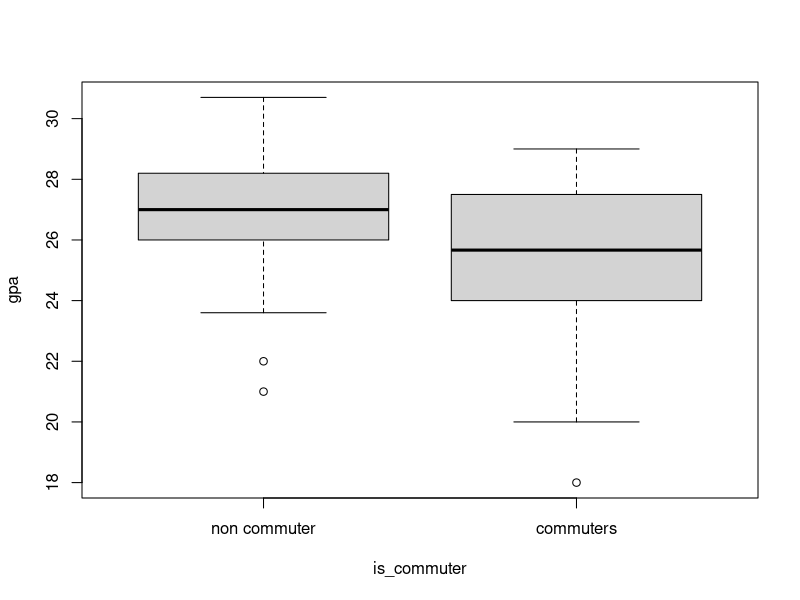
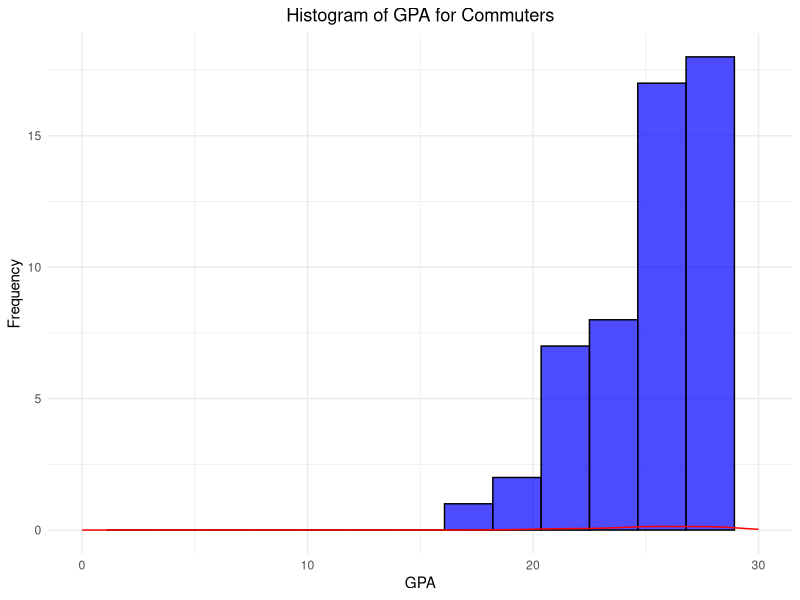
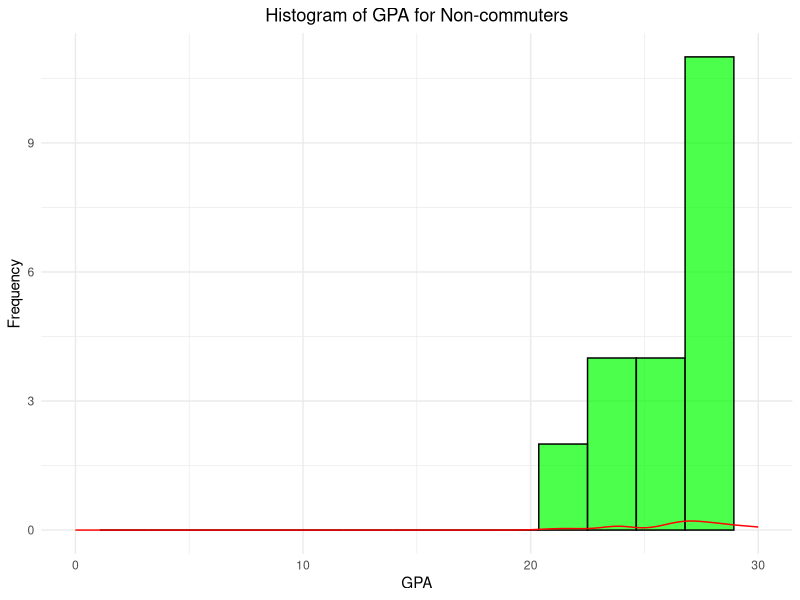
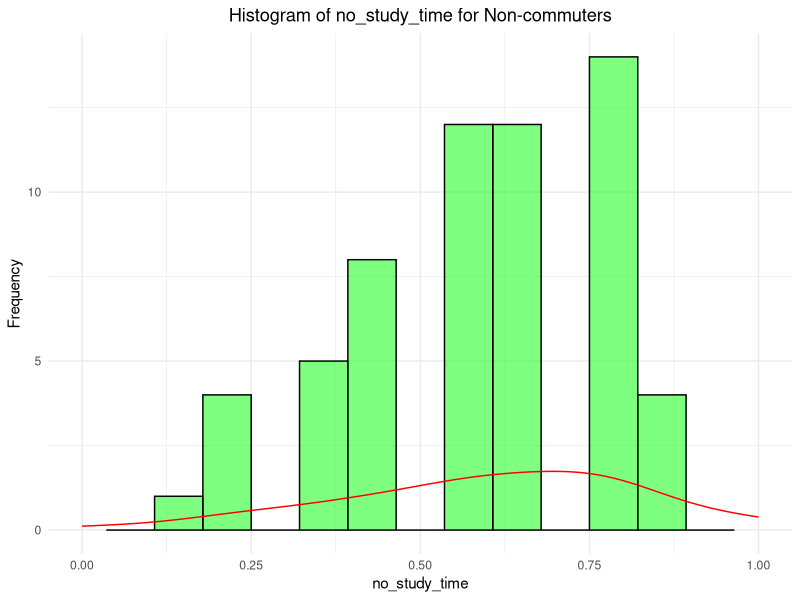
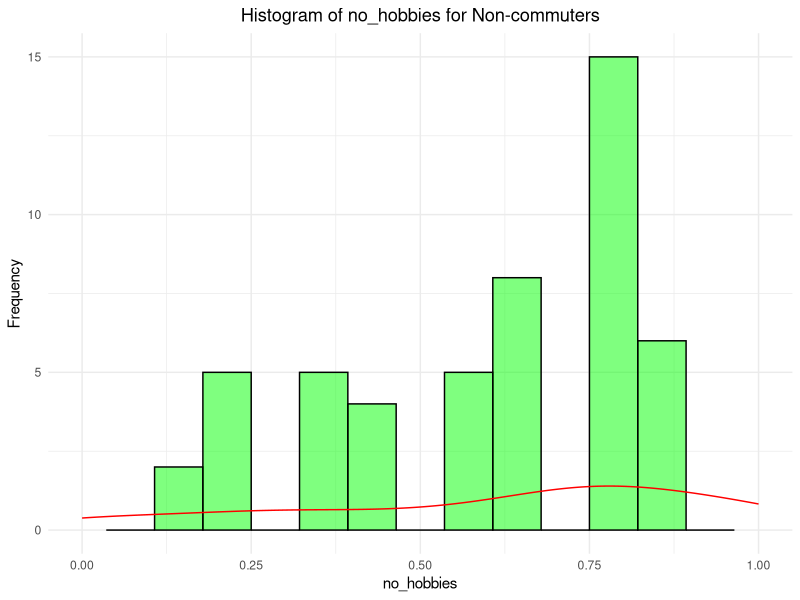
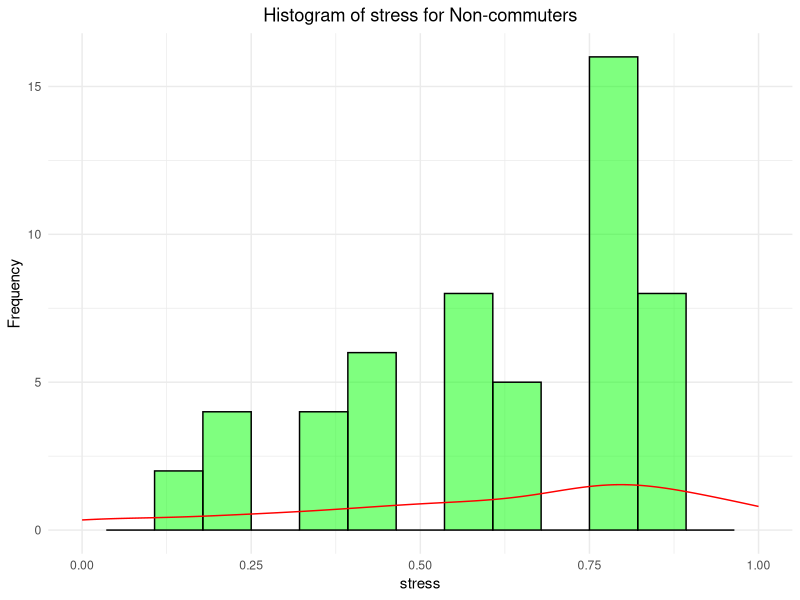
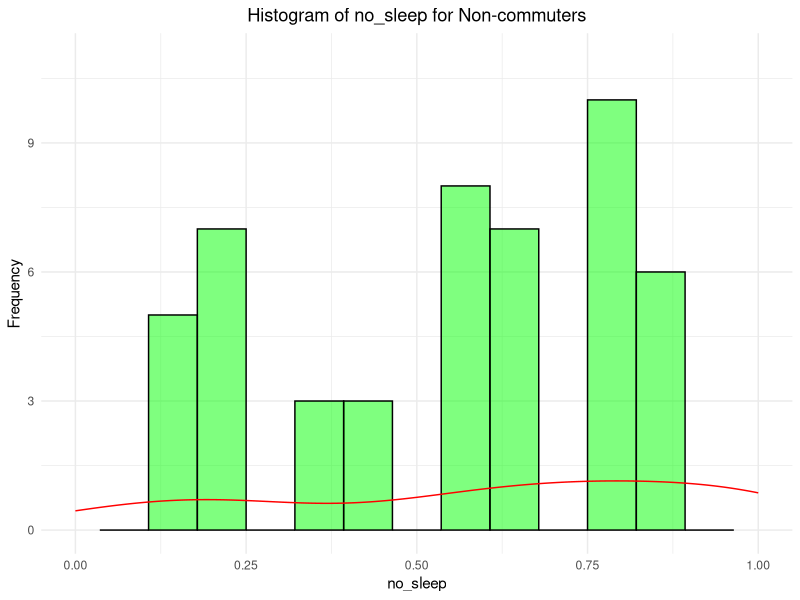
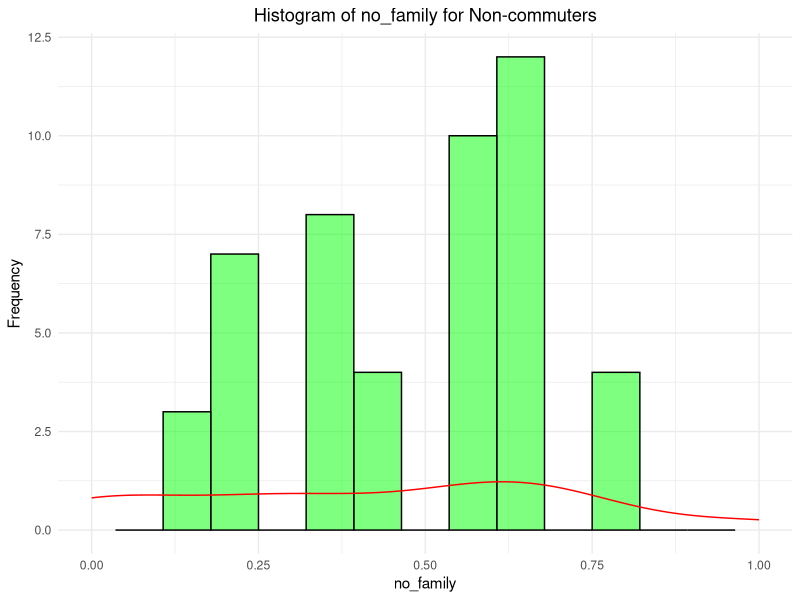

Recreate these plots in R, in order.
data <- read.csv("data/merged.csv")
library(ggplot2)
library(dplyr)

n_commuters <- sum(data$is_commuter)
total <- length(data$is_commuter)
n_non_commuters <- total - n_commuters
ratio_commuters <- n_commuters / total

data.frame(
    commuters = n_commuters,
    non_commuters = n_non_commuters,
    ratio_commuters = ratio_commuters
)

attach(data)

boxplot(gpa[gpa != -1] ~ is_commuter[gpa != -1],
    data = data,
    names = c("non commuter", "commuters"),
    xlab = "is_commuter",
    ylab = "gpa"
)

# Histograms for GPA (Commuters)
filtered_commuters <- filter(data, is_commuter == 1 & gpa >= 0 & gpa <= 30)
ggplot(filtered_commuters, aes(x = gpa)) +
  geom_histogram(bins = 15, fill = "blue", color = "black", alpha = 0.7) +
  geom_density(aes(y = ..density..), color = "red") + 
  xlim(0, 30) +  
  ggtitle('Histogram of GPA for Commuters') +
  xlab('GPA') +
  ylab('Frequency') +
  theme_minimal() +
  theme(plot.title = element_text(hjust = 0.5))

# Histogram for GPA (Non-commuters)
filtered_non_commuters <- filter(data, is_commuter == 0 & gpa >= 0 & gpa <= 30)
ggplot(filtered_non_commuters, aes(x = gpa)) +
  geom_histogram(bins = 15, fill = "green", color = "black", alpha = 0.7) +
  geom_density(aes(y = ..density..), color = "red") + 
  xlim(0, 30) +  
  ggtitle('Histogram of GPA for Non-commuters') +
  xlab('GPA') +
  ylab('Frequency') +
  theme_minimal() +
  theme(plot.title = element_text(hjust = 0.5))

#Histogram for mean indices of life quality (Commuters)
filtered_data <- filter(data, is_commuter == 1)
filtered_columns <- filtered_data[, c("no_study_time", "no_hobbies", "stress", "no_sleep", "no_family", "no_friends", "loneliness")]
for (index in colnames(filtered_columns)) {
  xlim_range <- range(filtered_columns[[index]], na.rm = TRUE)
  plot <- ggplot(filtered_columns, aes(x = !!sym(index))) +  
    geom_histogram(bins = 15, alpha = 0.5, fill = "green", color = "black") +
    geom_density(aes(y = ..density..), color = "red") + 
    xlim(xlim_range[1], xlim_range[2]) +  
    ggtitle(paste("Histogram of", index, "for Non-commuters")) +  
    xlab(index) +  
    ylab('Frequency') + 
    theme_minimal() + 
    theme(plot.title = element_text(hjust = 0.5))
  print(plot)
}

#Histogram for mean indices of life quality (Non-commuters)
filtered_data <- filter(data, is_commuter == 0)
filtered_columns <- filtered_data[, c("no_study_time", "no_hobbies", "stress", "no_sleep", "no_family", "no_friends", "loneliness")]
for (index in colnames(filtered_columns)) {
  xlim_range <- range(filtered_columns[[index]], na.rm = TRUE)
  plot <- ggplot(filtered_columns, aes(x = !!sym(index))) +  
    geom_histogram(bins = 15, alpha = 0.5, fill = "purple", color = "black") +
    geom_density(aes(y = ..density..), color = "red") + 
    xlim(xlim_range[1], xlim_range[2]) + 
    ggtitle(paste("Histogram of", index, "for Non-commuters")) +  
    xlab(index) +  
    ylab('Frequency') + 
    theme_minimal() + 
    theme(plot.title = element_text(hjust = 0.5))
  print(plot)
}

# Means for life indices
selected_columns <- c("no_study_time", "no_hobbies", "stress", "no_sleep", "no_family", "no_friends", "loneliness")
data$row_mean <- rowMeans(data[, selected_columns], na.rm = TRUE)
result <- data[, c(selected_columns, "row_mean")]
head(result)

#Boxplot of mean life indices for commuters
boxplot(row_mean ~ is_commuter,
        data = data[!is.na(data$row_mean), ],
        names = c("non commuter", "commuters"),
        xlab = "is_commuter",
        ylab = "gpa"
)

#Pie charts
commute_summary <- data.frame(
  group = c("Non-Commuters", "Commuters"),
  value = c(n_non_commuters, n_commuters)
)
commute_summary$fraction <- commute_summary$value / sum(commute_summary$value)
commute_summary$label <- paste0(commute_summary$group, " (", round(commute_summary$fraction * 100), "%)")

ggplot(commute_summary, aes(x = "", y = fraction, fill = group)) +
  geom_bar(width = 1, stat = "identity") +
  coord_polar(theta = "y") +
  labs(title = "Percentage of Non-Commuters") +
  theme_void() + 
  theme(legend.position = "right") +
  geom_text(aes(label = label), position = position_stack(vjust = 0.5))

#Commuters
n_10 <- sum(data$commute_time == 0.00 & data$is_commuter==1)
n_30 <- sum(data$commute_time == 0.25 & data$is_commuter==1)
n_1 <- sum(data$commute_time == 0.50 & data$is_commuter==1)
n_1.5 <- sum(data$commute_time == 0.75 & data$is_commuter==1)
n_2 <- sum(data$commute_time == 1.00 & data$is_commuter==1)
commute_time_summary <- data.frame(
  group = c("Less than 10 min.", "10-30 min.", "30 min. to 1 hour", "1 hour to 1.5 hours", "More than 2 hours"),
  value = c(n_10, n_30, n_1, n_1.5,n_2)
)
commute_time_summary$fraction <- commute_time_summary$value / sum(commute_summary$value)
commute_time_summary$label <- paste0(commute_time_summary$group, " (", round(commute_time_summary$fraction * 100), "%)")

ggplot(commute_time_summary, aes(x = "", y = fraction, fill = group)) +
  geom_bar(width = 1, stat = "identity") +
  coord_polar(theta = "y") +
  labs(title = "Percentage of commuting times for Commuters") +
  theme_void() + 
  theme(legend.position = "right") +
  geom_text(aes(label = label), position = position_stack(vjust = 0.5))

#Non-commuters
n_10 <- sum(data$commute_time == 0.00 & data$is_commuter==0)
n_30 <- sum(data$commute_time == 0.25 & data$is_commuter==0)
n_1 <- sum(data$commute_time == 0.50 & data$is_commuter==0)
n_1.5 <- sum(data$commute_time == 0.75 & data$is_commuter==0)
n_2 <- sum(data$commute_time == 1.00 & data$is_commuter==0)
commute_time_summary <- data.frame(
  group = c("Less than 10 min.", "10-30 min.", "30 min. to 1 hour", "1 hour to 1.5 hours", "More than 2 hours"),
  value = c(n_10, n_30, n_1, n_1.5,n_2)
)
commute_time_summary$fraction <- commute_time_summary$value / sum(commute_summary$value)
commute_time_summary$label <- paste0(commute_time_summary$group, " (", round(commute_time_summary$fraction * 100), "%)")

ggplot(commute_time_summary, aes(x = "", y = fraction, fill = group)) +
  geom_bar(width = 1, stat = "identity") +
  coord_polar(theta = "y") +
  labs(title = "Percentage of commuting times for Non-commuters") +
  theme_void() + 
  theme(legend.position = "right") +
  geom_text(aes(label = label), position = position_stack(vjust = 0.5))

#Checking normality of variables: commuters_gpa and noncommuters_gpa
commuters_gpa <- data$gpa[data$is_commuter == 1]
non_commuters_gpa <- data$gpa[data$is_commuter == 0]
shapiro.test(commuters_gpa)
shapiro.test(non_commuters_gpa)

#Permorming Wicoxon test since Shapiro test showed the GPA distribution for commuters was not normal
#Testing the null hypothesis "Commuters have a lower GPA than non-commuters":
wilcox_test_result <- wilcox.test(commuters_gpa, non_commuters_gpa, 
                                  alternative = "less") 
print(wilcox_test_result)

#Anova to test "More time commuting implies lower GPA":
data$commute_time_group <- as.factor(data$commute_time)  
filtered_data <- filter(data, commute_time > 0) 
boxplot(gpa ~ commute_time_group, data = filtered_data,
            xlab = "Commute Time Group",
            ylab = "GPA",
            main = "GPA by Commute Time Group",
            col = c("skyblue", "lightgreen", "pink"))
anova_result <- aov(gpa ~ commute_time_group, data = filtered_data)
summary(anova_result)
